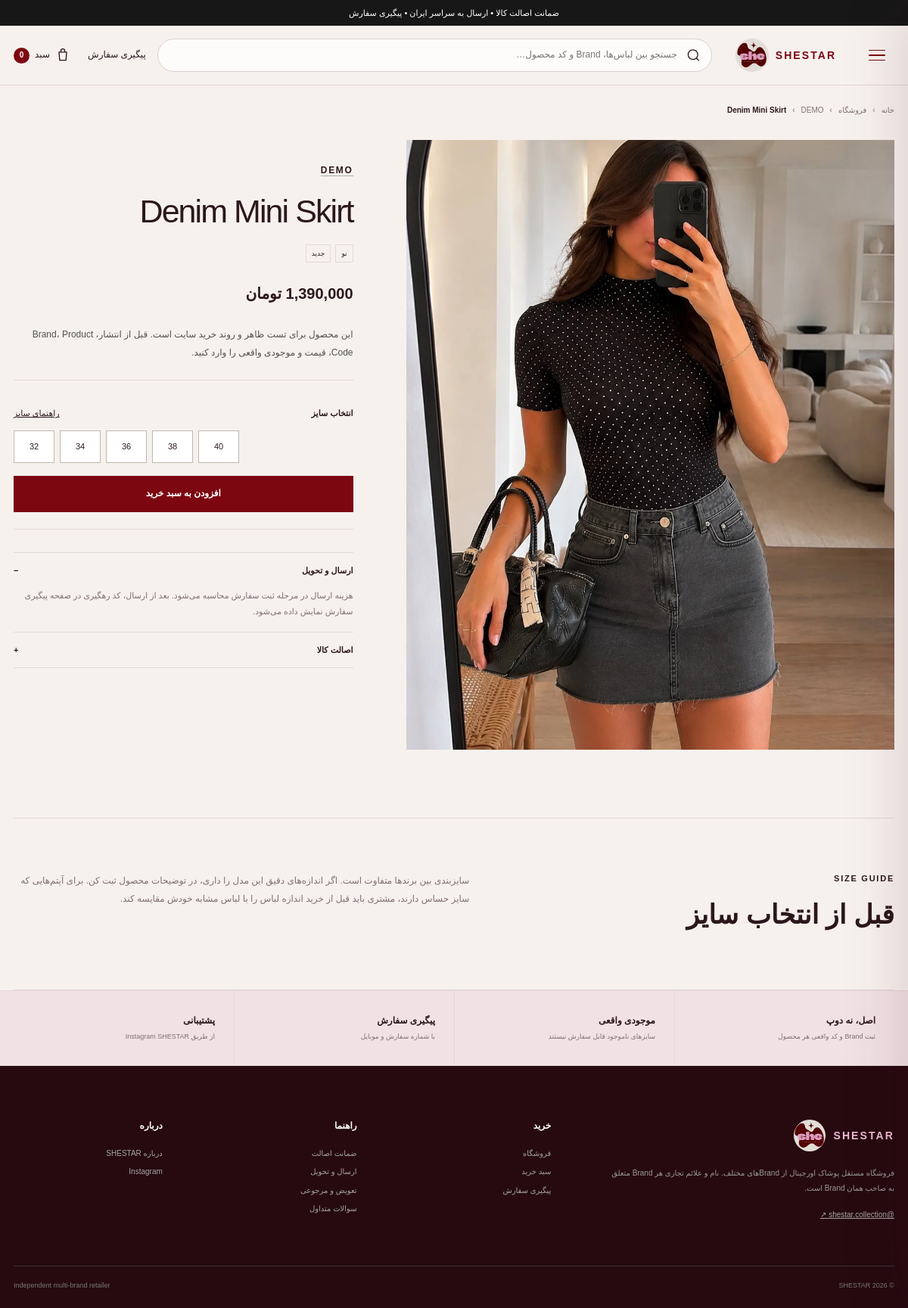
Page /product/demo-denim-mini-skirt/ on the committed database.
### shop/models.py (models this page shows, shortened)
class HomePageContent(models.Model):
    announcement_text = models.CharField("نوار بالای سایت", max_length=180, default="ضمانت اصالت کالا • ارسال به سراسر ایران • پیگیری سفارش")
    hero_kicker = models.CharField("تیتر کوچک Hero", max_length=160, default="SHESTAR COLLECTION · ORIGINAL BRAND FASHION")
    hero_title = models.CharField("عنوان اصلی Hero", max_length=220, default="استایل‌هایی که دلت می‌خواد بپوشی.")
    hero_text = models.TextField("متن Hero", default="انتخاب آیتم‌های اورجینال از Brandهای مختلف؛ با سایز و موجودی واقعی، قیمت شفاف و امکان ثبت و پیگیری سفارش از خود سایت.")
    hero_primary_button = models.CharField("متن دکمه اصلی Hero", max_length=80, default="شروع خرید")
    hero_secondary_button = models.CharField("متن دکمه دوم Hero", max_length=80, default="Instagram ↗")
    promise_1_title = models.CharField("مزیت ۱ - عنوان", max_length=80, default="اورجینال")
    promise_1_text = models.CharField("مزیت ۱ - توضیح", max_length=140, default="بدون فیک و Dupe")
    promise_2_title = models.CharField("مزیت ۲ - عنوان", max_length=80, default="شفاف")
    promise_2_text = models.CharField("مزیت ۲ - توضیح", max_length=140, default="قیمت، سایز و موجودی واقعی")
    promise_3_title = models.CharField("مزیت ۳ - عنوان", max_length=80, default="قابل پیگیری")
    promise_3_text = models.CharField("مزیت ۳ - توضیح", max_length=140, default="از ثبت تا ارسال")
    category_kicker = models.CharField("دسته‌بندی - تیتر کوچک", max_length=100, default="SHOP BY CATEGORY")
    category_title = models.CharField("دسته‌بندی - عنوان", max_length=100, default="دسته‌بندی‌ها")
    new_kicker = models.CharField("جدیدها - تیتر کوچک", max_length=100, default="JUST IN")
    new_title = models.CharField("جدیدها - عنوان", max_length=100, default="جدیدها")
    lookbook_kicker = models.CharField("Lookbook - تیتر کوچک", max_length=100, default="THE SHESTAR EDIT")
    lookbook_title = models.CharField("Lookbook - عنوان", max_length=180, default="از Instagram تا سبد خرید.")
    lookbook_text = models.TextField("Lookbook - متن", default="عکس‌های واقعی استایل و محصول می‌توانند کنار عکس رسمی Brand روی صفحه محصول قرار بگیرند تا مشتری دقیق‌تر انتخاب کند.")
    lookbook_button = models.CharField("Lookbook - متن دکمه", max_length=80, default="دیدن Instagram")
    brands_kicker = models.CharField("Brandها - تیتر کوچک", max_length=100, default="MULTI-BRAND")
    brands_title = models.CharField("Brandها - عنوان", max_length=100, default="Brandها")
    brands_disclaimer = models.TextField("متن زیر Brandها", default="SHESTAR یک فروشگاه مستقل Multi-brand است و نمایش نام Brand به معنی نمایندگی رسمی آن Brand نیست.")
    why_kicker = models.CharField("Why SHESTAR - تیتر کوچک", max_length=100, default="WHY SHESTAR")
    why_title = models.CharField("Why SHESTAR - عنوان", max_length=180, default="اصل بودن فقط یک جمله نیست.")
    instagram_handle = models.CharField("Instagram handle", max_length=80, default="@SHESTAR.COLLECTION")
    instagram_title = models.CharField("Instagram banner - عنوان", max_length=180, default="Dropهای جدید را از دست نده.")
    footer_about = models.TextField("متن معرفی Footer", default="فروشگاه مستقل پوشاک اورجینال از Brandهای مختلف. نام و علائم تجاری هر Brand متعلق به صاحب همان Brand است.")
    footer_shop_heading = models.CharField("عنوان ستون خرید Footer", max_length=60, default="خرید")
    footer_help_heading = models.CharField("عنوان ستون راهنما Footer", max_length=60, default="راهنما")
    footer_about_heading = models.CharField("عنوان ستون درباره Footer", max_length=60, default="درباره")
    footer_bottom_text = models.CharField("متن پایین Footer", max_length=160, default="Independent multi-brand retailer")
    meta_title = models.CharField("SEO - عنوان صفحه اصلی", max_length=180, default="SHESTAR | Original Brand Fashion")
    meta_description = models.CharField("SEO - توضیحات صفحه اصلی", max_length=300, default="فروش آنلاین پوشاک اورجینال برندهای مختلف با نمایش موجودی، سایز، ثبت سفارش و پیگیری سفارش.")
    updated_at = models.DateTimeField("آخرین ویرایش", auto_now=True)
    class Meta:
        verbose_name = "محتوای صفحه اصلی"
        verbose_name_plural = "محتوای صفحه اصلی"
    @classmethod
    def load(cls):
        obj, _ = cls.objects.get_or_create(pk=1)
        return obj

class Product(models.Model):
    CATEGORY_BAGS_HATS = "bags-hats"
    CATEGORY_DRESSES = "dresses"
    CATEGORY_SKIRTS_SHORTS = "skirts-shorts"
    CATEGORY_CROPS_TEES = "crops-tees"
    CATEGORY_CHOICES = [
        (CATEGORY_BAGS_HATS, "کیف و کلاه"),
        (CATEGORY_DRESSES, "پیراهن"),
        (CATEGORY_SKIRTS_SHORTS, "شلوارک و دامن"),
        (CATEGORY_CROPS_TEES, "کراپ و تیشرت"),
    ]
    STATUS_NEW = "new"
    STATUS_OUTLET = "outlet"
    STATUS_PREORDER = "preorder"
    STATUS_CHOICES = [
        (STATUS_NEW, "نو"),
        (STATUS_OUTLET, "اوتلت"),
        (STATUS_PREORDER, "پیش سفارش"),
    ]
    brand = models.ForeignKey(Brand, on_delete=models.PROTECT, related_name="products", verbose_name="برند")
    title = models.CharField("نام محصول", max_length=180)
    slug = models.SlugField("شناسه", max_length=200, unique=True, blank=True)
    category = models.CharField("دسته بندی", max_length=20, choices=CATEGORY_CHOICES)
    status = models.CharField("وضعیت", max_length=20, choices=STATUS_CHOICES, default=STATUS_NEW)
    description = models.TextField("توضیحات", blank=True)
    sku = models.CharField("کد داخلی / SKU", max_length=80, blank=True)
    brand_product_code = models.CharField("کد محصول برند", max_length=100, blank=True)
    source_url = models.URLField("لینک مرجع / صفحه رسمی محصول", blank=True)
    color = models.CharField("رنگ", max_length=80, blank=True)
    material = models.CharField("جنس", max_length=180, blank=True)
    fit = models.CharField("فیت", max_length=120, blank=True)
    care = models.TextField("راهنمای شستشو", blank=True)
    price = models.PositiveBigIntegerField("قیمت به تومان", default=0)
    compare_at_price = models.PositiveBigIntegerField("قیمت قبل از تخفیف", null=True, blank=True)
    price_note = models.CharField("یادداشت قیمت", max_length=100, blank=True)
    image = models.ImageField("عکس اصلی", upload_to="products/", blank=True)
    original_guarantee = models.BooleanField("تضمین اصالت", default=True)
    is_new = models.BooleanField("جدید", default=True)
    is_featured = models.BooleanField("ویژه", default=False)
    is_active = models.BooleanField("فعال", default=True)
    created_at = models.DateTimeField("تاریخ ثبت", auto_now_add=True)
    updated_at = models.DateTimeField("آخرین ویرایش", auto_now=True)
    class Meta:
        ordering = ["-is_featured", "-created_at"]
        verbose_name = "محصول"
        verbose_name_plural = "محصولات"
        indexes = [
            models.Index(fields=["is_active", "category"], name="shop_prod_active_cat"),
            models.Index(fields=["is_active", "created_at"], name="shop_prod_active_created"),
        ]
    @property
    def display_price(self):
        if self.price:
            return f"{self.price:,} تومان"
        return self.price_note or "برای قیمت تماس بگیرید"
    @property
    def display_compare_price(self):
        if self.compare_at_price and self.compare_at_price > self.price:
            return f"{self.compare_at_price:,} تومان"
        return ""
    @property
    def in_stock(self):
        return any(v.active and v.stock > 0 for v in self.variants.all())

class Brand(models.Model):
    name = models.CharField("نام برند", max_length=80, unique=True)
    slug = models.SlugField("شناسه", max_length=90, unique=True)
    description = models.TextField("توضیح کوتاه", blank=True)
    website = models.URLField("وب سایت رسمی", blank=True)
    display_order = models.PositiveIntegerField("ترتیب نمایش", default=0)
    active = models.BooleanField("فعال", default=True)
    class Meta:
        ordering = ["display_order", "name"]
        verbose_name = "برند"
        verbose_name_plural = "برندها"

class ProductVariant(models.Model):
    product = models.ForeignKey(Product, on_delete=models.CASCADE, related_name="variants", verbose_name="محصول")
    size = models.CharField("سایز", max_length=30)
    stock = models.PositiveIntegerField("موجودی", default=1)
    active = models.BooleanField("فعال", default=True)
    class Meta:
        ordering = ["id"]
        constraints = [models.UniqueConstraint(fields=["product", "size"], name="unique_product_size")]
        verbose_name = "سایز / موجودی"
        verbose_name_plural = "سایزها و موجودی"

### shop/views.py (the view)
# urls.py: path("product/<slug:slug>/", views.product_detail, name="product_detail"),
@ensure_csrf_cookie
def product_detail(request, slug):
    product = get_object_or_404(
        Product.objects.select_related("brand").prefetch_related("variants", "images"),
        slug=slug,
        is_active=True,
        brand__active=True,
    )
    related = (
        Product.objects.filter(is_active=True, category=product.category, brand__active=True)
        .exclude(pk=product.pk)
        .select_related("brand")
        .prefetch_related("variants")[:4]
    )
    return render(request, "shop/product_detail.html", {
        "product": product,
        "variants": product.variants.filter(active=True).order_by("id"),
        "related_products": related,
    })

### shop/cart.py (called while the page is built, shortened)
def money(value):
    return f"{int(value):,} تومان"

def get_cart(request):
    return request.session.get(CART_SESSION_KEY, {})

def cart_snapshot(request):
    cart = get_cart(request)
    if not cart:
        return {
            "items": [], "count": 0, "subtotal": 0, "discount": 0, "total_after_discount": 0,
            "subtotal_display": money(0), "discount_display": money(0), "total_after_discount_display": money(0),
            "coupon": None, "can_checkout": False,
        }

### shop/context_processors.py (called while the page is built)
def storefront(request):
    snapshot = cart_snapshot(request)
    return {
        "global_cart_count": snapshot["count"],
        "site_settings": SiteSetting.load(),
        "home_content": HomePageContent.load(),
        "categories": Product.CATEGORY_CHOICES,
    }

### shop/models.py (called while the page is built)
    @classmethod
    def load(cls):
        obj, _ = cls.objects.get_or_create(pk=1)
        return obj

### shop/templates/shop/product_detail.html (shortened to what this page needs)
{% extends 'shop/base.html' %}
{% block content %}
<div class="container breadcrumb"><a href="{% url 'shop:home' %}">خانه</a><span>›</span><a href="{% url 'shop:shop_list' %}">فروشگاه</a><span>›</span><a href="{% url 'shop:shop_list' %}?brand={{ product.brand.slug }}">{{ product.brand.name }}</a><span>›</span><b>{{ product.title }}</b></div>
<section class="container product-page">
  <div class="product-gallery">
    <div class="main-image">{% if product.image %}<img src="{{ product.image.url }}" alt="{{ product.brand.name }} {{ product.title }}" data-main-product-image>{% else %}<div class="product-placeholder large">SHESTAR</div>{% endif %}</div>
  </div>
  <div class="product-info">
    <a class="product-brand-link" href="{% url 'shop:shop_list' %}?brand={{ product.brand.slug }}">{{ product.brand.name }}</a>
    <h1>{{ product.title }}</h1>
    <div class="detail-badges">{% if product.original_guarantee %}<span>✓ ضمانت اصالت</span>{% endif %}<span>{{ product.get_status_display }}</span>{% if product.is_new %}<span>جدید</span>{% endif %}</div>
    <div class="detail-price"><strong>{{ product.display_price }}</strong>{% if product.display_compare_price %}<del>{{ product.display_compare_price }}</del><em>٪{{ product.discount_percent }} تخفیف</em>{% endif %}</div>
    {% if product.description %}<p class="detail-description">{{ product.description|linebreaksbr }}</p>{% endif %}
    <form class="add-form js-add-cart" action="{% url 'shop:cart_add' %}" method="post">
      <div class="size-head"><b>انتخاب سایز</b><a href="#size-guide">راهنمای سایز</a></div>
      <div class="size-options">
        {% for variant in variants %}
          <label class="size-option "><span>{{ variant.size }}</span></label>
        {% empty %}<p class="muted">برای این محصول هنوز سایز ثبت نشده است.</p>{% endfor %}
      </div>
      {% if product.in_stock %}<button class="btn btn-dark full add-to-cart" type="submit">افزودن به سبد خرید</button>{% else %}<button class="btn btn-disabled full" type="button" disabled>فعلاً ناموجود</button>{% endif %}
    </form>
    <div class="product-facts">
    </div>
    <details class="detail-accordion" open><summary>ارسال و تحویل</summary><p>هزینه ارسال در مرحله ثبت سفارش محاسبه می‌شود. بعد از ارسال، کد رهگیری در صفحه پیگیری سفارش نمایش داده می‌شود.</p></details>
    <details class="detail-accordion"><summary>اصالت کالا</summary><p>{{ site_settings.authenticity_text }}</p></details>
  </div>
</section>
<section class="container size-guide" id="size-guide">
  <div><span class="kicker">SIZE GUIDE</span><h2>قبل از انتخاب سایز</h2></div>
  <p>سایزبندی بین برندها متفاوت است. اگر اندازه‌های دقیق این مدل را داری، در توضیحات محصول ثبت کن. برای آیتم‌هایی که سایز حساس دارند، مشتری باید قبل از خرید اندازه لباس را با لباس مشابه خودش مقایسه کند.</p>
</section>
{% endblock %}

### shop/templates/shop/base.html (shortened to what this page needs)
{% load static %}
<!doctype html>
<html lang="fa" dir="rtl">
<head>
  <link rel="stylesheet" href="{% static 'shop/css/site.css' %}">
</head>
<body>
  <div class="topbar">
    <div class="container topbar-inner"><span>{{ home_content.announcement_text }}</span></div>
  </div>
  <header class="header">
    <div class="container header-main">
      <div class="header-actions">
        <a class="header-link desktop-only" href="{% url 'shop:track_order' %}">پیگیری سفارش</a>
        <a class="cart-link" href="{% url 'shop:cart_page' %}" aria-label="سبد خرید">
          <svg viewBox="0 0 24 24" aria-hidden="true"><path d="M6 7h12l-1 13H7L6 7Zm3 0V5a3 3 0 0 1 6 0v2"/></svg>
          <span>سبد</span><b data-cart-count>{{ global_cart_count }}</b>
        </a>
      </div>
      <form class="header-search" action="{% url 'shop:shop_list' %}" method="get" role="search">
        <svg viewBox="0 0 24 24" aria-hidden="true"><path d="m21 21-4.35-4.35m2.35-5.65a8 8 0 1 1-16 0 8 8 0 0 1 16 0Z"/></svg>
        <input name="q" value="{{ request.GET.q }}" placeholder="جستجو بین لباس‌ها، Brand و کد محصول…" autocomplete="off">
      </form>
      <a class="logo logo-with-image" href="{% url 'shop:home' %}" aria-label="SHESTAR home">
        <img src="{% static 'shop/images/shestar-logo.webp' %}" alt="SHESTAR">
        <span class="logo-word">SHESTAR</span>
      </a>
      <button class="site-menu-btn" type="button" data-menu-open aria-label="باز کردن منوی دسته‌بندی" aria-controls="site-drawer" aria-expanded="false">
        <span></span><span></span><span></span>
      </button>
    </div>
  </header>
  <main>{% block content %}{% endblock %}</main>
  <section class="service-band">
    <div class="container service-grid">
      <div><b>اصل، نه دوپ</b><span>ثبت Brand و کد واقعی هر محصول</span></div>
      <div><b>موجودی واقعی</b><span>سایزهای ناموجود قابل سفارش نیستند</span></div>
      <div><b>پیگیری سفارش</b><span>با شماره سفارش و موبایل</span></div>
      <div><b>پشتیبانی</b><span>{% if site_settings.support_phone %}{{ site_settings.support_phone }}{% else %}از طریق Instagram SHESTAR{% endif %}</span></div>
    </div>
  </section>
  <footer class="footer">
    <div class="container footer-grid">
      <div class="footer-brand">
        <a class="logo logo-with-image" href="{% url 'shop:home' %}"><img src="{% static 'shop/images/shestar-logo.webp' %}" alt="SHESTAR"><span class="logo-word">SHESTAR</span></a>
        <p>{{ home_content.footer_about }}</p>
        <a class="instagram-link" href="{{ site_settings.instagram_url }}" target="_blank" rel="noopener">@shestar.collection ↗</a>
      </div>
      <div><h3>{{ home_content.footer_shop_heading }}</h3><a href="{% url 'shop:shop_list' %}">فروشگاه</a><a href="{% url 'shop:cart_page' %}">سبد خرید</a><a href="{% url 'shop:track_order' %}">پیگیری سفارش</a></div>
      <div><h3>{{ home_content.footer_help_heading }}</h3><a href="{% url 'shop:info_page' 'authenticity' %}">ضمانت اصالت</a><a href="{% url 'shop:info_page' 'shipping' %}">ارسال و تحویل</a><a href="{% url 'shop:info_page' 'returns' %}">تعویض و مرجوعی</a><a href="{% url 'shop:info_page' 'faq' %}">سوالات متداول</a></div>
      <div><h3>{{ home_content.footer_about_heading }}</h3><a href="{% url 'shop:info_page' 'about' %}">درباره SHESTAR</a><a href="{{ site_settings.instagram_url }}" target="_blank" rel="noopener">Instagram</a></div>
    </div>
    <div class="container footer-bottom"><span>© {% now "Y" %} SHESTAR</span><span>{{ home_content.footer_bottom_text }}</span></div>
  </footer>
</body>
</html>

### rows in the picture
HomePageContent: announcement_text "ضمانت اصالت کالا • ارسال به سراسر ایران • پیگیری سفارش", footer_about "فروشگاه مستقل پوشاک اورجینال از Brandهای مختلف. نام و علائم تجاری هر Brand متعلق به صاحب همان Brand است.", footer_shop_heading "خرید", footer_help_heading "راهنما", footer_about_heading "درباره", footer_bottom_text "Independent multi-brand retailer"
Product: brand.name "DEMO", title "Denim Mini Skirt", image (picture), status "نو", display_price "1,390,000 تومان", description "این محصول برای تست ظاهر و روند خرید سایت است. قبل از انتشار، Brand، Product Code، قیمت و موجودی واقعی را وارد کنید."
ProductVariant: size "32"
ProductVariant: size "34"
ProductVariant: size "36"
ProductVariant: size "38"
ProductVariant: size "40"

### other values in the picture
{{ global_cart_count }} "0"
